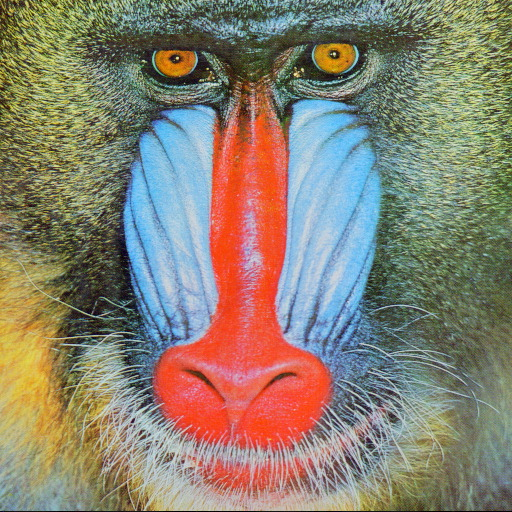
//> input picture baboon.jpg, 512 x 512 px, given in place of test.avi, which was not available
$ ./photo_processing   (built with g++ and OpenCV 4)
//> lines starting //> are read from the running program, lines starting //| are printed output that depends on the picture; after the words box and inside, x2 and y2 are one past the last pixel; in counts of white or black regions, pixels touching at a corner belong together; pictures that were not available may be replaced by others from this repository, and a replacement may not be noted
#include <vector>
#include <opencv/cv.h>
#include <opencv/cvaux.h>
#include <opencv/highgui.h>
#include <iostream>
#include <list>
#include <opencv2/video/background_segm.hpp>
#include <opencv2/legacy/blobtrack.hpp>
#include <opencv2/highgui/highgui.hpp>
#include <opencv2/imgproc/imgproc_c.h>
#include <opencv2/core/core.hpp>
#include <opencv2/video/tracking.hpp>
#include <math.h>

using namespace cv;
using namespace std;

 int main( int argc, char** argv ){

      VideoCapture cap("test.avi"); // open the video file for reading

    if ( !cap.isOpened() )  // if not success, exit program
    {
         cout << "Cannot open the video file" << endl;
         return -1;
    }
    namedWindow("Control", CV_WINDOW_AUTOSIZE); //create a window called "Control"
    namedWindow("Thresholded Image", CV_WINDOW_NORMAL); //create a window called "Control"
    namedWindow("Original", CV_WINDOW_NORMAL); //create a window called "Control"
    namedWindow("output", CV_WINDOW_NORMAL);
    namedWindow("canny2", CV_WINDOW_NORMAL);
    namedWindow("distance transform", CV_WINDOW_NORMAL);

  int iLowH = 5;
 int iHighH = 30;

  int iLowS = 0;
 int iHighS = 179	;

  int iLowV = 121;
 int iHighV = 255;

  //Create trackbars in "Control" window
 createTrackbar("LowH", "Control", &iLowH, 179); //Hue (0 - 179)
 createTrackbar("HighH", "Control", &iHighH, 179);

  createTrackbar("LowS", "Control", &iLowS, 255); //Saturation (0 - 255)
 createTrackbar("HighS", "Control", &iHighS, 255);

  createTrackbar("LowV", "Control", &iLowV, 255);//Value (0 - 255)
 createTrackbar("HighV", "Control", &iHighV, 255);


   while (true){

	   Mat imgOriginal;
        bool bSuccess = cap.read(imgOriginal); // read a new frame from video
//> imgOriginal is the input picture: 512 rows x 512 cols, CV_8UC3; mean B, G, R 112.9, 129.1, 137.1

         if (!bSuccess) //if not success, break loop
        {
                        cout << "Cannot read the frame from video file" << endl;
                       break;
        }

	GaussianBlur( imgOriginal, imgOriginal, Size( 5, 5 ), 0, 0 );
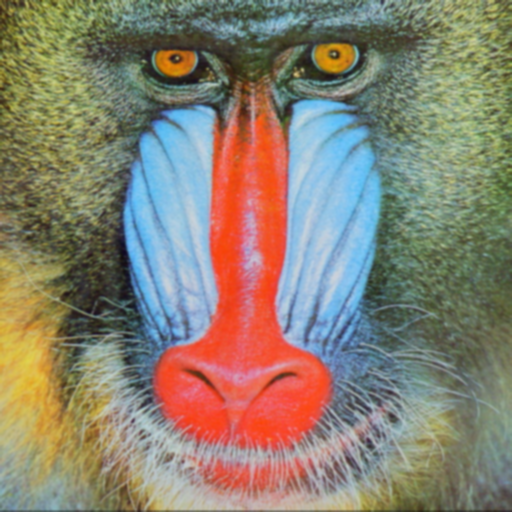
//> imgOriginal: 512 rows x 512 cols, CV_8UC3; mean B, G, R 112.9, 129.2, 137.1
	GaussianBlur( imgOriginal, imgOriginal, Size( 5, 5 ), 0, 0 );
	imshow("Original", imgOriginal); //show the original image
    Mat color = imgOriginal;
    Mat imgHSV;

   cvtColor(imgOriginal, imgHSV, COLOR_BGR2HSV); //Convert the captured frame from BGR to HSV
//> imgHSV: 512 rows x 512 cols, CV_8UC3; mean H, S, V 55.6, 87.8, 156.9

  Mat imgThresholded;

   inRange(imgHSV, Scalar(iLowH, iLowS, iLowV), Scalar(iHighH, iHighS, iHighV), imgThresholded); //Threshold the image
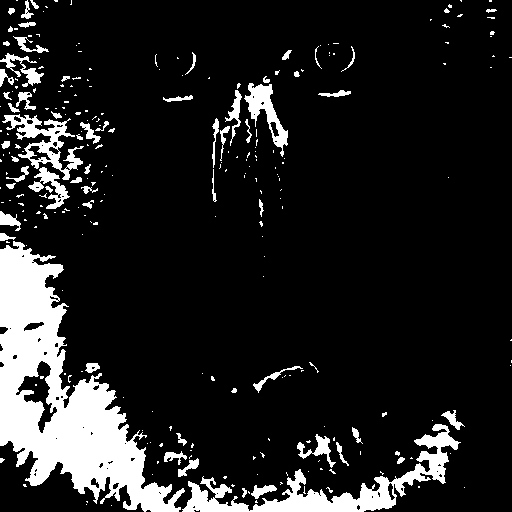
//> imgThresholded: 512 rows x 512 cols, CV_8UC1; 13.2% white; 264 white regions (203 under 20 px), largest, box (x1, y1, x2, y2) and area: (0, 241, 185, 512) 19566, (182, 424, 461, 512) 5373, (2, 114, 84, 180) 1703

  //morphological opening (removes small objects from the foreground)
  erode(imgThresholded, imgThresholded, getStructuringElement(MORPH_ELLIPSE, Size(20, 20)) );
  erode(imgThresholded, imgThresholded, getStructuringElement(MORPH_ELLIPSE, Size(20, 20)) );
  dilate( imgThresholded, imgThresholded, getStructuringElement(MORPH_ELLIPSE, Size(20, 20)) );

   //morphological closing (removes small holes from the foreground)
  dilate( imgThresholded, imgThresholded, getStructuringElement(MORPH_ELLIPSE, Size(5, 5)) );
  dilate( imgThresholded, imgThresholded, getStructuringElement(MORPH_ELLIPSE, Size(5, 5)) );
  erode(imgThresholded, imgThresholded, getStructuringElement(MORPH_ELLIPSE, Size(5, 5)) );
  erode(imgThresholded, imgThresholded, getStructuringElement(MORPH_ELLIPSE, Size(5, 5)) );
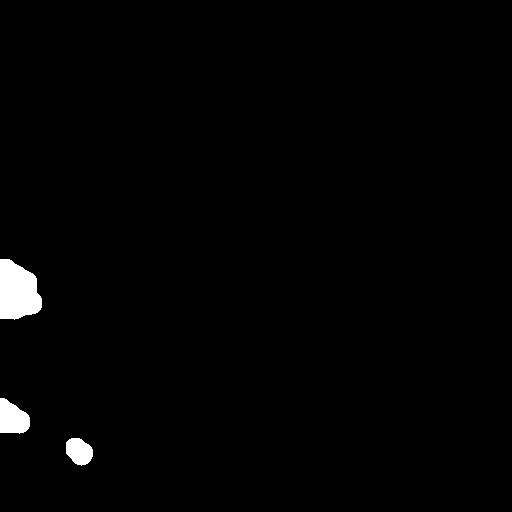
//> imgThresholded: 512 rows x 512 cols, CV_8UC1; 1.3% white; 3 white regions, box (x1, y1, x2, y2) and area: (0, 259, 42, 320) 1984, (0, 398, 30, 434) 804, (66, 438, 93, 466) 564


   imshow("Thresholded Image", imgThresholded); //show the thresholded image

   // if the area <= 10000, I consider that the there are no object in the image and it's because of the noise, the area is not zero
 cv::Mat canny;

    // compute canny (don't blur with that image quality!!)
    cv::Canny(imgThresholded, canny, 200,20);
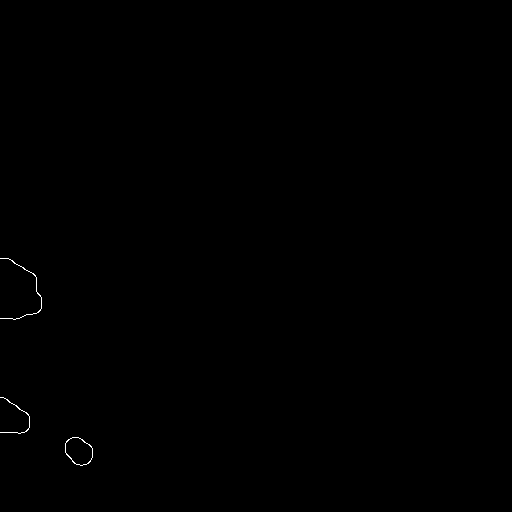
//> canny: 512 rows x 512 cols, CV_8UC1; 0.11% white in thin lines or dots, all inside (x1, y1, x2, y2) = (0, 258, 93, 466)
    cv::imshow("canny2", canny>0);

    std::vector<cv::Vec3f> circles;

    /// Apply the Hough Transform to find the circles
    cv::HoughCircles( imgThresholded, circles, CV_HOUGH_GRADIENT, 1, 60, 200, 20, 0, 0 );
//> circles = empty

    /// Draw the circles detected
    for( size_t i = 0; i < circles.size(); i++ )
    {
        Point center(cvRound(circles[i][0]), cvRound(circles[i][1]));
        int radius = cvRound(circles[i][2]);
        cv::circle( color, center, 3, Scalar(0,255,255), -1);
        cv::circle( color, center, radius, Scalar(0,0,255), 1 );
    }
//> this loop made 0 passes

    //compute distance transform:
    cv::Mat dt;
    cv::distanceTransform(255-(canny>0), dt, CV_DIST_L2 ,3);
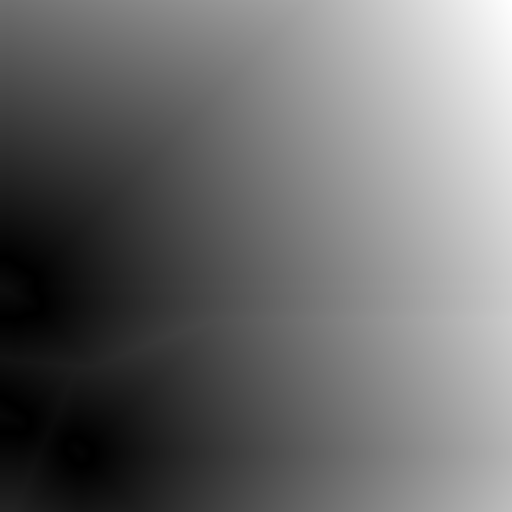
//> dt: 512 rows x 512 cols, CV_32FC1; min 0, max 568.4, mean 242.1; drawn with min black and max white
    cv::imshow("distance transform", dt/255.0f);
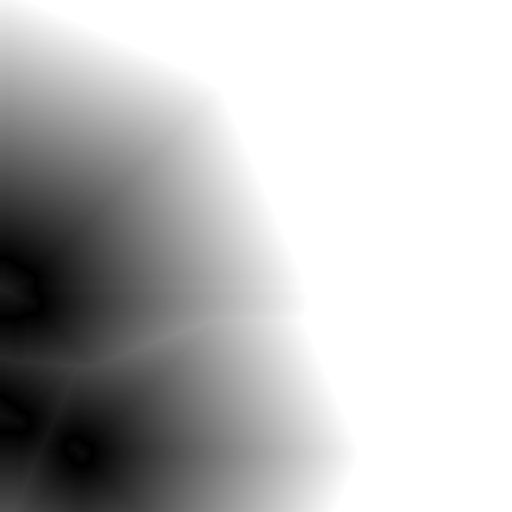
//> window 'distance transform': 512 rows x 512 cols, CV_8UC1; min 0, max 255, mean 190

    // test for semi-circles:
    float minInlierDist = 2.0f;
    for( size_t i = 0; i < circles.size(); i++ )
    {
        // test inlier percentage:
        // sample the circle and check for distance to the next edge
        unsigned int counter = 0;
        unsigned int inlier = 0;

        cv::Point2f center((circles[i][0]), (circles[i][2]));
        float radius = (circles[i][2]);

        // maximal distance of inlier might depend on the size of the circle
        float maxInlierDist = radius/25.0f;
        if(maxInlierDist<minInlierDist) maxInlierDist = minInlierDist;

        //TODO: maybe paramter incrementation might depend on circle size!
        for(float t =0; t<2*3.14159265359f; t+= 0.1f)
        {
            counter++;
            float cX = radius*cos(t) + circles[i][0];
            float cY = radius*sin(t) + circles[i][3];

            if(dt.at<float>(cY,cX) < maxInlierDist)
            {
                inlier++;
                cv::circle(color, cv::Point2i(cX,cY),3, cv::Scalar(0,255,0));
            }
           else
                cv::circle(color, cv::Point2i(cX,cY),3, cv::Scalar(255,0,0));
        }
        std::cout << 100.0f*(float)inlier/(float)counter << " % of a circle with radius " << radius << " detected" << std::endl;
    }

	imshow("output", color);

        if (waitKey(30) == 27) //wait for 'esc' key press for 30ms. If 'esc' key is pressed, break loop
//> the Esc key is pressed
       {
            cout << "esc key is pressed by user" << endl;
            break;
       }
    }

   return 0;
}
